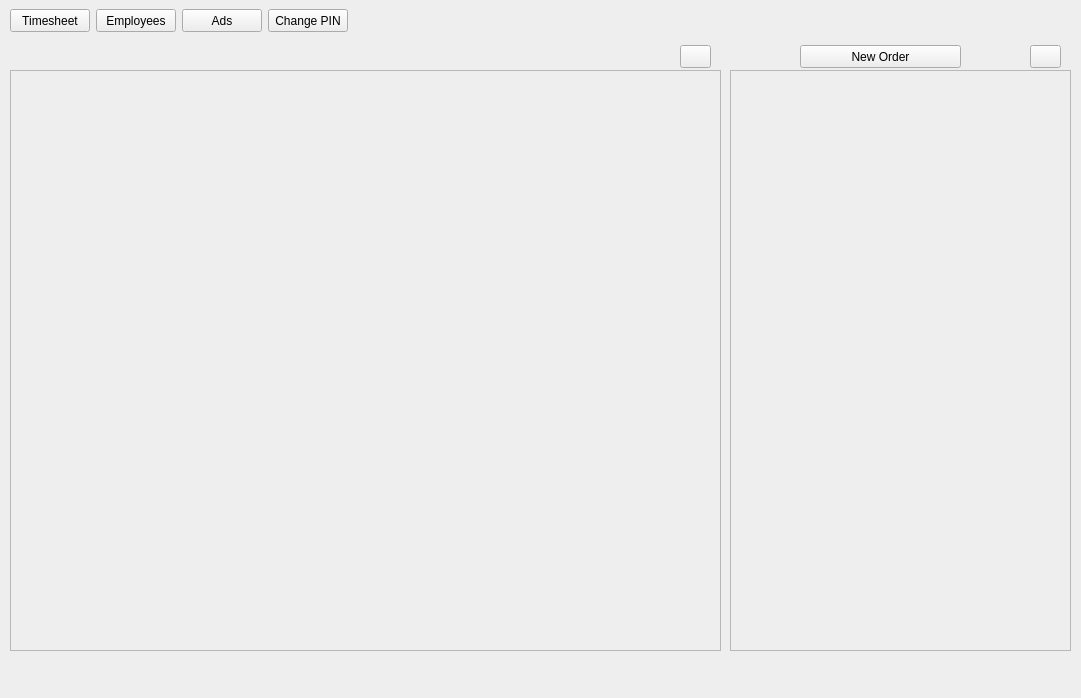
<?xml version="1.0" encoding="UTF-8"?>
<ui version="4.0">
 <class>MotorcycleDealership</class>
 <widget class="QMainWindow" name="MotorcycleDealership">
  <property name="geometry">
   <rect>
    <x>0</x>
    <y>0</y>
    <width>1081</width>
    <height>698</height>
   </rect>
  </property>
  <property name="windowTitle">
   <string>MainWindow</string>
  </property>
  <property name="styleSheet">
   <string notr="true">background-color: #eeeeee;
color: black;</string>
  </property>
  <widget class="QWidget" name="centralwidget">
   <widget class="QPushButton" name="filter_inventory_bt">
    <property name="geometry">
     <rect>
      <x>680</x>
      <y>45</y>
      <width>31</width>
      <height>23</height>
     </rect>
    </property>
    <property name="text">
     <string/>
    </property>
    <property name="icon">
     <iconset>
      <normaloff>images/filter.png</normaloff>images/filter.png</iconset>
    </property>
   </widget>
   <widget class="QPushButton" name="new_order_bt">
    <property name="geometry">
     <rect>
      <x>800</x>
      <y>45</y>
      <width>161</width>
      <height>23</height>
     </rect>
    </property>
    <property name="text">
     <string>New Order</string>
    </property>
   </widget>
   <widget class="QWidget" name="horizontalLayoutWidget">
    <property name="geometry">
     <rect>
      <x>0</x>
      <y>0</y>
      <width>1081</width>
      <height>41</height>
     </rect>
    </property>
    <layout class="QHBoxLayout" name="horizontalLayout">
     <item>
      <spacer name="horizontalSpacer_2">
       <property name="orientation">
        <enum>Qt::Horizontal</enum>
       </property>
       <property name="sizeType">
        <enum>QSizePolicy::Fixed</enum>
       </property>
       <property name="sizeHint" stdset="0">
        <size>
         <width>10</width>
         <height>20</height>
        </size>
       </property>
      </spacer>
     </item>
     <item>
      <widget class="QPushButton" name="timesheet_bt">
       <property name="sizePolicy">
        <sizepolicy hsizetype="Fixed" vsizetype="Fixed">
         <horstretch>0</horstretch>
         <verstretch>0</verstretch>
        </sizepolicy>
       </property>
       <property name="minimumSize">
        <size>
         <width>80</width>
         <height>23</height>
        </size>
       </property>
       <property name="text">
        <string>Timesheet</string>
       </property>
      </widget>
     </item>
     <item>
      <widget class="QPushButton" name="employees_bt">
       <property name="sizePolicy">
        <sizepolicy hsizetype="Fixed" vsizetype="Fixed">
         <horstretch>0</horstretch>
         <verstretch>0</verstretch>
        </sizepolicy>
       </property>
       <property name="minimumSize">
        <size>
         <width>80</width>
         <height>23</height>
        </size>
       </property>
       <property name="text">
        <string>Employees</string>
       </property>
      </widget>
     </item>
     <item>
      <widget class="QPushButton" name="ads_bt">
       <property name="sizePolicy">
        <sizepolicy hsizetype="Fixed" vsizetype="Fixed">
         <horstretch>0</horstretch>
         <verstretch>0</verstretch>
        </sizepolicy>
       </property>
       <property name="minimumSize">
        <size>
         <width>80</width>
         <height>23</height>
        </size>
       </property>
       <property name="text">
        <string>Ads</string>
       </property>
      </widget>
     </item>
     <item>
      <widget class="QPushButton" name="change_pin_bt">
       <property name="sizePolicy">
        <sizepolicy hsizetype="Fixed" vsizetype="Fixed">
         <horstretch>0</horstretch>
         <verstretch>0</verstretch>
        </sizepolicy>
       </property>
       <property name="minimumSize">
        <size>
         <width>80</width>
         <height>23</height>
        </size>
       </property>
       <property name="text">
        <string>Change PIN</string>
       </property>
      </widget>
     </item>
     <item>
      <spacer name="horizontalSpacer">
       <property name="orientation">
        <enum>Qt::Horizontal</enum>
       </property>
       <property name="sizeHint" stdset="0">
        <size>
         <width>40</width>
         <height>20</height>
        </size>
       </property>
      </spacer>
     </item>
    </layout>
   </widget>
   <widget class="QWidget" name="widget" native="true">
    <property name="geometry">
     <rect>
      <x>0</x>
      <y>0</y>
      <width>1081</width>
      <height>41</height>
     </rect>
    </property>
    <property name="styleSheet">
     <string notr="true"/>
    </property>
   </widget>
   <widget class="QPushButton" name="filter_order_bt">
    <property name="geometry">
     <rect>
      <x>1030</x>
      <y>45</y>
      <width>31</width>
      <height>23</height>
     </rect>
    </property>
    <property name="text">
     <string/>
    </property>
    <property name="icon">
     <iconset>
      <normaloff>images/filter.png</normaloff>images/filter.png</iconset>
    </property>
   </widget>
   <widget class="QListWidget" name="inventory_list">
    <property name="geometry">
     <rect>
      <x>10</x>
      <y>70</y>
      <width>711</width>
      <height>581</height>
     </rect>
    </property>
   </widget>
   <widget class="QListWidget" name="orders_list">
    <property name="geometry">
     <rect>
      <x>730</x>
      <y>70</y>
      <width>341</width>
      <height>581</height>
     </rect>
    </property>
   </widget>
   <zorder>widget</zorder>
   <zorder>filter_inventory_bt</zorder>
   <zorder>new_order_bt</zorder>
   <zorder>horizontalLayoutWidget</zorder>
   <zorder>filter_order_bt</zorder>
   <zorder>inventory_list</zorder>
   <zorder>orders_list</zorder>
  </widget>
  <widget class="QMenuBar" name="menubar">
   <property name="geometry">
    <rect>
     <x>0</x>
     <y>0</y>
     <width>1081</width>
     <height>21</height>
    </rect>
   </property>
  </widget>
  <widget class="QStatusBar" name="statusbar"/>
 </widget>
 <resources/>
 <connections/>
</ui>
